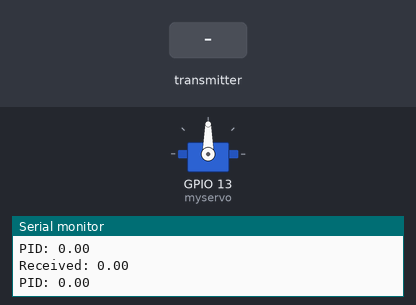
Recording of a sketch running on a simulated ESP32. Shown: servo, the last lines printed to the serial monitor. The inputs (shaded band) are chosen by the test bench.

Above: at 1.2 s.
1.3 s: the transmitter starts sending angle = 45
At 2.2 s:
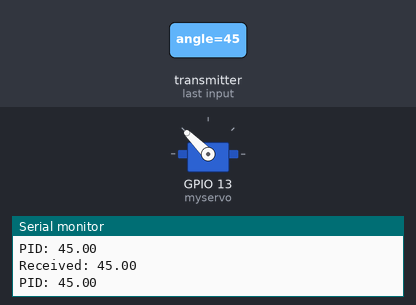
2.8 s: the transmitter starts sending angle = 90
At 3.8 s:
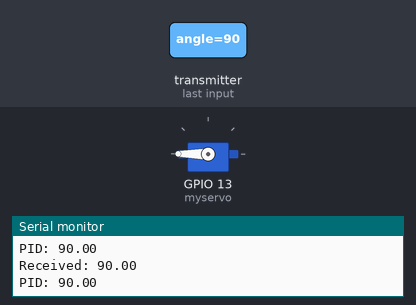
4.3 s: the transmitter starts sending angle = 0
At 4.8 s:
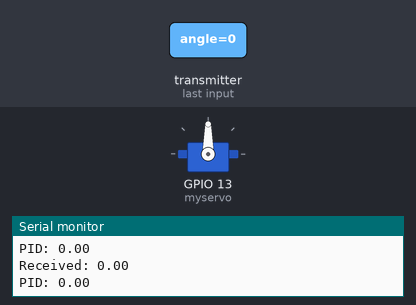
5.8 s: the transmitter starts sending angle = 180
At 6.9 s:
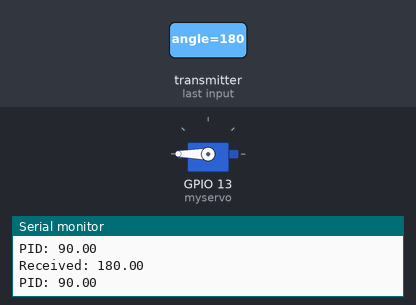
Timing chart, 0 to 8.3 s (numbered marks = the images above; inputs shaded):
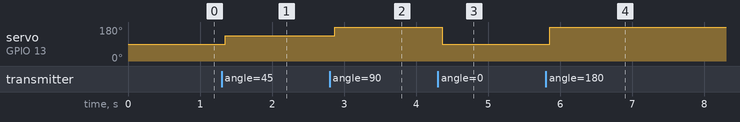

The sketch:

slave_es.ino
```cpp
#include <WiFi.h>
#include <esp_now.h>
#include <ESP32Servo.h>

Servo myservo;

float c_kp = 1.0, c_ki = 0.0, c_kd = 0.0;
float prev_error = 0, integral = 0;

float received_angle = 0;

typedef struct struct_message {
  float angle;
} struct_message;

struct_message incomingData;

void OnDataRecv(const uint8_t * mac, const uint8_t *incomingDataBytes, int len) {
  if (len == sizeof(incomingData)) {
    memcpy(&incomingData, incomingDataBytes, sizeof(incomingData));
    received_angle = incomingData.angle;
  }
}

void setup() {
  Serial.begin(250000);

  myservo.attach(13);

  WiFi.mode(WIFI_STA);

  if (esp_now_init() != ESP_OK) {
    Serial.println("ESP-NOW Init Failed");
    return;
  }

  esp_now_register_recv_cb(OnDataRecv);
}

void loop() {
  Serial.print("Received: ");
  Serial.println(received_angle);

  float pid_output = pid(c_kp, c_ki, c_kd, received_angle, 0);

  pid_output = constrain(pid_output, -90, 90);

  myservo.write(90 + pid_output);

  Serial.print("PID: ");
  Serial.println(pid_output);

  delay(20);
}

float pid(float kp, float ki, float kd, float actual, float setpoint) {
  float error = actual - setpoint;

  integral += error;
  float derivative = error - prev_error;

  float output = (kp * error) + (ki * integral) + (kd * derivative);

  prev_error = error;

  return output;
}
```

Measured:
- after the input at 1.3 s, servo on GPIO 13 (myservo): 90° → 135° after 0.05 s
- after the input at 2.8 s, servo on GPIO 13 (myservo): 135° → 180° after 0.07 s
- after the input at 4.3 s, servo on GPIO 13 (myservo): 180° → 90° after 0.06 s
- after the input at 5.8 s, servo on GPIO 13 (myservo): 90° → 180° after 0.05 s
